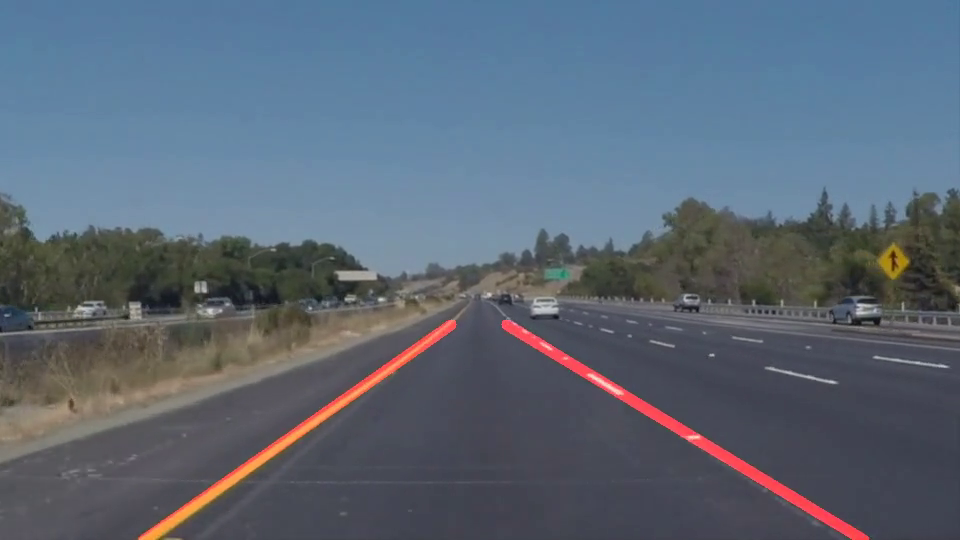
#> input picture frame 68 of test_videos_output/solidYellowLeft.mp4, 960 x 540 px
$ jupyter execute ReadVideo.ipynb   (older library calls are emulated)
#> lines starting #> are read from the running program, lines starting #| are printed output that depends on the picture; after the words box and inside, x2 and y2 are one past the last pixel; in counts of white or black regions, pixels touching at a corner belong together
[cell 1]
import matplotlib.pyplot as plt
import matplotlib.image as mpimg
import numpy as np
import cv2
import math

def grayscale(img):
    """Applies the Grayscale transform
    This will return an image with only one color channel
    but NOTE: to see the returned image as grayscale
    (assuming your grayscaled image is called 'gray')
    you should call plt.imshow(gray, cmap='gray')"""
    return cv2.cvtColor(img, cv2.COLOR_BGR2GRAY)
    # Or use BGR2GRAY if you read an image with cv2.imread()
    # return cv2.cvtColor(img, cv2.COLOR_BGR2GRAY)

def gaussian_blur(img, kernel_size):
    """Applies a Gaussian Noise kernel"""
    return cv2.GaussianBlur(img, (kernel_size, kernel_size), 0)

def canny(img, low_threshold, high_threshold):
    """Applies the Canny transform"""
    return cv2.Canny(img, low_threshold, high_threshold)

def region_of_interest(edges):
    """
    Applies an image mask.

    Only keeps the region of the image defined by the polygon
    formed from `vertices`. The rest of the image is set to black.
    """
    # Next we'll create a masked edges image using cv2.fillPoly()
    #defining a blank mask to start with
    mask = np.zeros_like(edges)
    ignore_mask_color = 255

    # This time we are defining a four sided polygon to mask
    imshape = edges.shape

    #defining a 3 channel or 1 channel color to fill the mask with depending on the input image
    if len(imshape) > 2:
        channel_count = imshape[2]  # i.e. 3 or 4 depending on your image
        ignore_mask_color = (255,) * channel_count
    else:
        ignore_mask_color = 255

    vertices = np.array([[(.51*imshape[1],imshape[0]*.58),(imshape[1]*.49, imshape[0]*.58),
                          (0, imshape[0] - 50), (imshape[1],imshape[0] - 50)]], dtype=np.int32)
    #filling pixels inside the polygon defined by "vertices" with the fill color
    cv2.fillPoly(mask, vertices, ignore_mask_color)
    #returning the image only where mask pixels are nonzero
    return cv2.bitwise_and(edges, mask)

# [13 lines left out: function weighted_img, not called in this run]

def MaskYellowAndWhite(image):
    """
    This function masks 2 colors yellow and white in an image.
    These 2 colors are very typical for laneline on highways and city roads
    Other colors are filtered out. The yellow or white pixels are preserved
    and converted to gray scale. Pixels in other colors are removed.
    This resulted gray image is the input for the next step - canny edge detection
    """
    # Convert image from BGR to HLS color space
    hls = cv2.cvtColor(image, cv2.COLOR_BGR2HLS).astype(np.float)
    # Mask yellow color in BGR color space of the image
    lower_rgb_yellow = np.array([60,150,150], dtype = "uint8")
    upper_rgb_yellow = np.array([120,250,255], dtype = "uint8")
    mask_rgb_yellow = cv2.inRange(image, lower_rgb_yellow, upper_rgb_yellow)
    rgb_y = cv2.bitwise_and(image, image, mask = mask_rgb_yellow).astype(np.uint8)
    # convert to gray scale
    rgb_y = grayscale(rgb_y)
    # Mask white color in BGR color space of the image
    lower_rgb_white = np.array([190,190,190], dtype = "uint8")
    upper_rgb_white = np.array([255,255,255], dtype = "uint8")
    mask_rgb_white = cv2.inRange(image, lower_rgb_white, upper_rgb_white)
    rgb_w = cv2.bitwise_and(image, image, mask = mask_rgb_white).astype(np.uint8)
    rgb_w = grayscale(rgb_w)
    # Mask yellow color in HLS color space
    lower_hls_yellow = np.array([20,120,80], dtype = "uint8")
    upper_hls_yellow = np.array([45,200,255], dtype = "uint8")
    mask_hls_yellow = cv2.inRange(hls, lower_hls_yellow, upper_hls_yellow)
    hls_y = cv2.bitwise_and(image, image, mask = mask_hls_yellow).astype(np.uint8)
    hls_y = grayscale(hls_y)
    # sum up the filtered images
    gray = cv2.add(rgb_y, rgb_w)
    gray = cv2.add(gray, hls_y)
    return gray

def Draw_Lines(img, lines, slope_Threshold):
    """
    This function draws detected lanelines in an image. All dectected by hough transform
    lines are seperated in 2 groups: left and right lanelines. The slops and centers of all lines
    are calculated. The lines with too small slop will be ignored. For every group average slope
    and center are determined. This slope and center represent the common detected laneline.
    Base on the slop and center values 2 end-points of left and right lanelines
    are determined. With this 2 end-points the lanelines will be drawn on the image.
    """
    rm = []
    lm = []
    rc = []
    lc = []
    line_image = np.copy(img)*0 # creating a blank to draw lines on
    imshape = img.shape

    if(lines.any()):
        for line in lines:
            # Calculate slope and center of each line
            for x1,y1,x2,y2 in line:
                if (x2 != x1) and (y2 != y1):
                    slop = (y1-y2)/(x1-x2)
                    center = [(x2 + x1)/2, (y2 + y1)/2]
                    if (slop > slope_Threshold):
                        rm.append(slop)
                        rc.append(center)
                    elif (slop < -slope_Threshold):
                        lm.append(slop)
                        lc.append(center)

        # Slope and center of the right laneline
        r_slope = np.sum(rm)/len(rm)
        r_center = np.divide(np.sum(rc, axis = 0), len(rc))
        # determine the right laneline
        if( r_slope != 0) and (len(rm) != 0):
            # determine 2 end-points of the right line
            y1r = imshape[0] * 0.6
            x1r = r_center[0] - ((r_center[1] - y1r)/r_slope)
            y2r = imshape[0]
            x2r = r_center[0] - ((r_center[1] - y2r)/r_slope)
            # draw the line on a blank image
            cv2.line(line_image,(int(x1r),int(y1r)),(int(x2r),int(y2r)),(0,0,255),10)
        else:
            print(" r_slope = 0")

        # Slope and center of the left laneline
        l_slope = np.sum(lm)/len(lm)
        l_center = np.divide(np.sum(lc, axis = 0), len(lc))
        # determine the left laneline
        if (l_slope != 0) and (len(lm) != 0):
            # determine 2 end-points of the left line
            y1l = imshape[0] * 0.6
            x1l = l_center[0] - ((l_center[1]) - y1l)/(l_slope)
            y2l = imshape[0]
            x2l = l_center[0] - ((l_center[1]) - y2l)/(l_slope)
            # draw the line on a blank image
            cv2.line(line_image,(int(x1l),int(y1l)),(int(x2l),int(y2l)),(0,0,255),10)
        else:
            print(" l_slope = 0")
    else:
        print(" No lines")

    return line_image

Old_line = []
# Define our parameters for Canny and apply
Canny_low_threshold = 100
Canny_high_threshold = 200
# Define the Hough transform parameters
rho = 1 # distance resolution in pixels of the Hough grid
theta = np.pi/180 # angular resolution in radians of the Hough grid
threshold = 30     # minimum number of votes (intersections in Hough grid cell)
min_line_length = 13 #minimum number of pixels making up a line
max_line_gap = 2    # maximum gap in pixels between connectable line segments

slope_Threshold = 0.17

cap = cv2.VideoCapture('test_videos/solidYellowLeft.mp4')
# cap = cv2.VideoCapture('test_videos/solidWhiteRight.mp4')
# cap = cv2.VideoCapture('test_videos/challenge.mp4')

while(cap.isOpened()):
    ret, frame = cap.read()
#> frame is the input picture: shape (540, 960, 3); mean B, G, R 117.8, 103.5, 91.5
    if ret == True:

        # mask yellow and white color
        gray = MaskYellowAndWhite(frame)
#> in MaskYellowAndWhite, `hls = cv2.cvtColor(image, cv2.COLOR_BGR2HLS).astype(np.float)`:
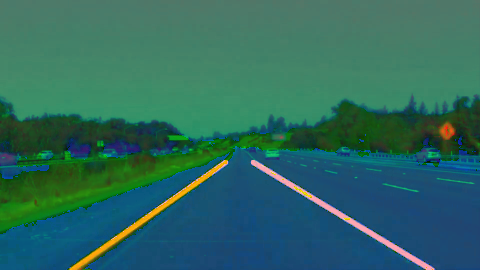
#> hls: shape (540, 960, 3) float64 (shown at 1/2 size); mean B, G, R 95.1, 104.7, 45.5
#> in MaskYellowAndWhite, `mask_rgb_yellow = cv2.inRange(image, lower_rgb_yellow, upper_rgb_yellow)`:
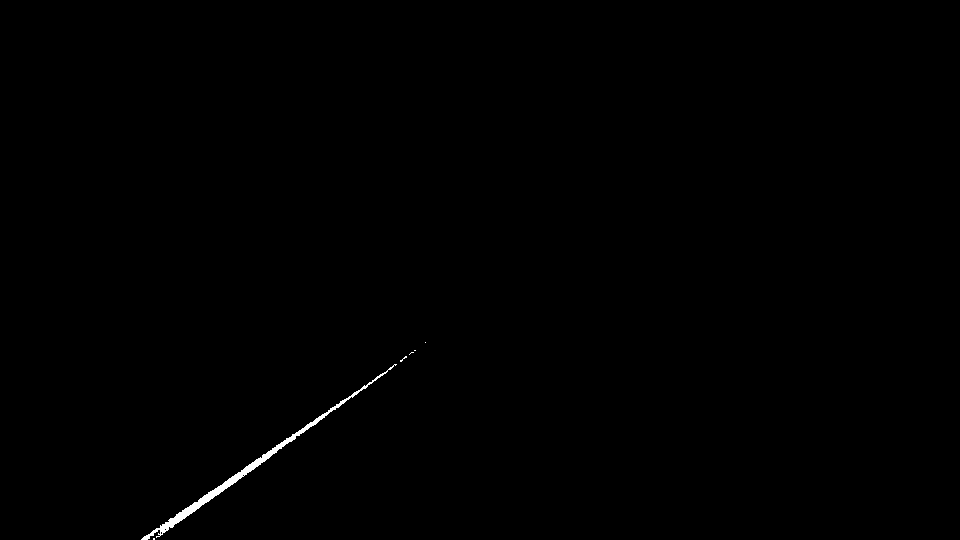
#> mask_rgb_yellow: shape (540, 960); 0.3% white; 6 white regions (5 under 20 px), largest, box (x1, y1, x2, y2) and area: (141, 364, 397, 540) 1515
#> in MaskYellowAndWhite, `mask_rgb_white = cv2.inRange(image, lower_rgb_white, upper_rgb_white)`:
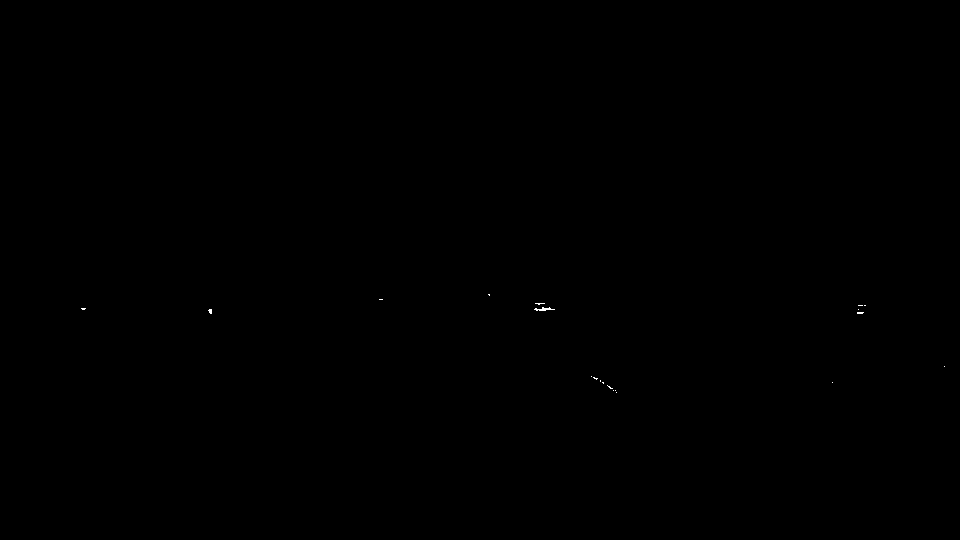
#> mask_rgb_white: shape (540, 960); 0.03% white in thin lines or dots, all inside (x1, y1, x2, y2) = (81, 294, 945, 393)

        gray = gaussian_blur(gray, 3)

        edges = canny(gray, Canny_low_threshold, Canny_high_threshold)

        masked_edges = region_of_interest(edges)
#> in region_of_interest, `cv2.fillPoly(mask, vertices, ignore_mask_color)`:
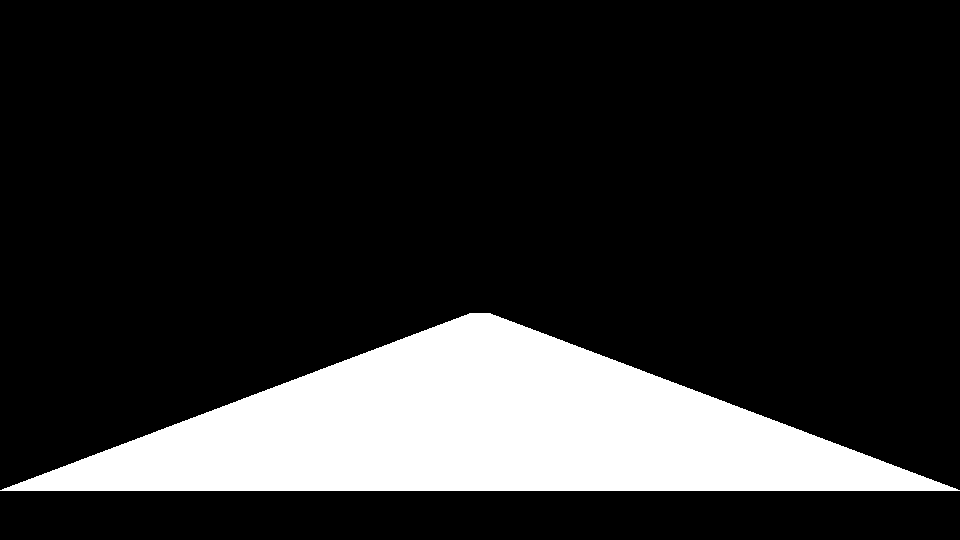
#> mask: shape (540, 960); 16.9% white; 1 white region, box (x1, y1, x2, y2) and area: (0, 313, 960, 491) 87513
#> in region_of_interest, `return cv2.bitwise_and(edges, mask)`:
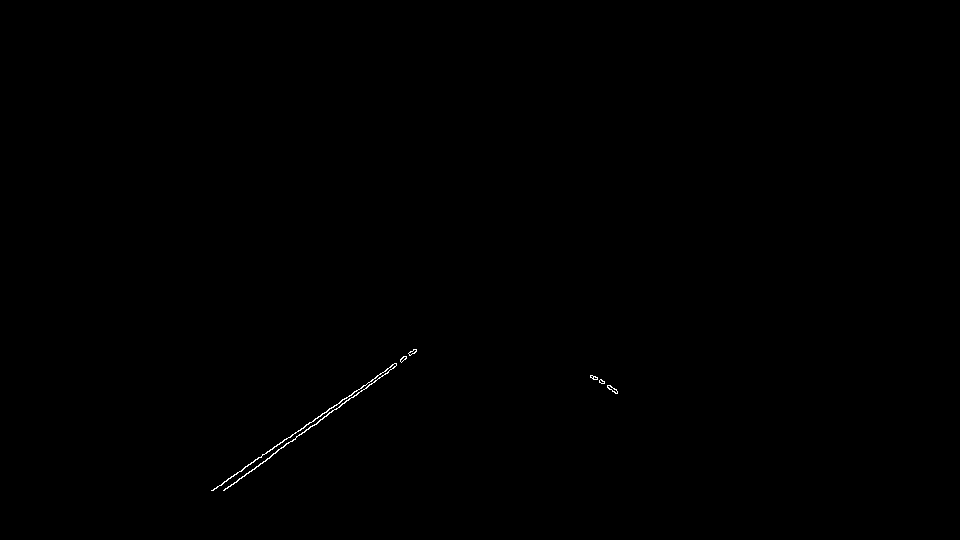
#> returned value: shape (540, 960); 0.13% white in thin lines or dots, all inside (x1, y1, x2, y2) = (211, 349, 618, 491)

        # Run Hough on edge detected image
        # Output "lines" is an array containing endpoints of detected line segments
        NewLines = cv2.HoughLinesP(masked_edges, rho, theta, threshold, np.array([]),
                                    min_line_length, max_line_gap)
#> NewLines = [[223, 490, 396, 365], [212, 490, 334, 405], [346, 398, 394, 363], [319, 420, 334, 409], [289, 437, 356, 390], [272, 454, 290, 441], [353, 397, 387, 372]]

        if len(Old_line) > 0:
            lines = np.concatenate((NewLines,Old_line), axis = 0)
        else:
            lines = np.copy(NewLines)
#> lines has the same summary as NewLines

        # Iterate over the output "lines" and draw lines on a blank image
        line_image = Draw_Lines(frame, lines, slope_Threshold)
#> the loop in Draw_Lines, `for line in lines:` made 7 passes
#> after the loop in Draw_Lines, `for line in lines:`: lc = [[309.5, 427.5], [273, 447.5], [370, 380.5], [326.5, 414.5], [322.5, 413.5], [281, 447.5], [370, 384.5]]; lm = [-0.723, -0.697, -0.729, -0.733, -0.701, -0.722, -0.735]; rc = []
#> in Draw_Lines, `r_slope = np.sum(rm)/len(rm)`: r_slope = nan
#> in Draw_Lines, `l_slope = np.sum(lm)/len(lm)`: l_slope = -0.72
#> in Draw_Lines, `l_center = np.divide(np.sum(lc, axis = 0), len(lc))`: l_center = [321.8, 416.5]
#> in Draw_Lines, `x1l = l_center[0] - ((l_center[1]) - y1l)/(l_slope)`: x1l = 450.2
#> in Draw_Lines, `x2l = l_center[0] - ((l_center[1]) - y2l)/(l_slope)`: x2l = 150.3
#> in Draw_Lines, `cv2.line(line_image,(int(x1l),int(y1l)),(int(x2l),int(y2l)),(0,0,255),..`:
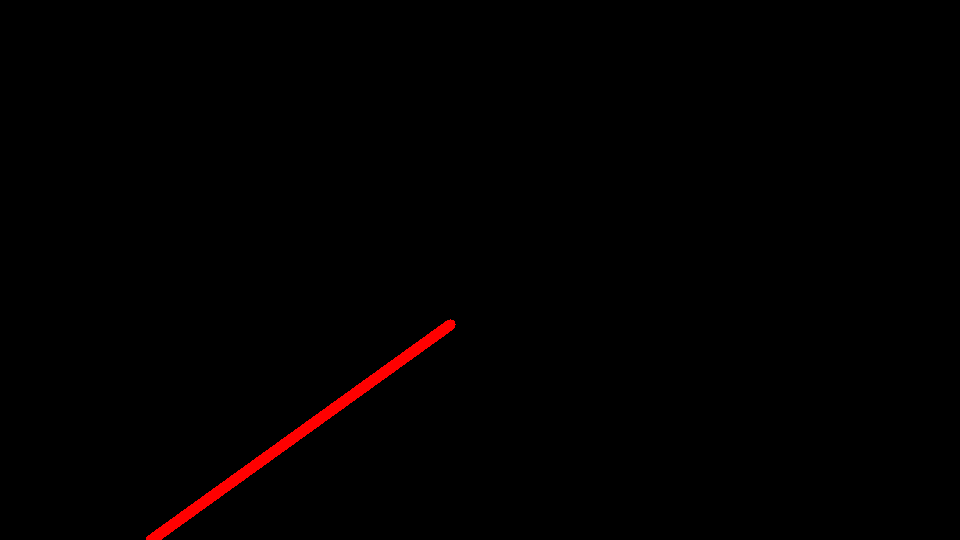
#> line_image: shape (540, 960, 3); mean B, G, R 0, 0, 2

        if len(NewLines) > 0:
            Old_line = np.copy(NewLines)
#> Old_line has the same summary as NewLines


        # Draw the lines on the edge image
        lines_edges = cv2.addWeighted(frame, 0.8, line_image, 1, 0)
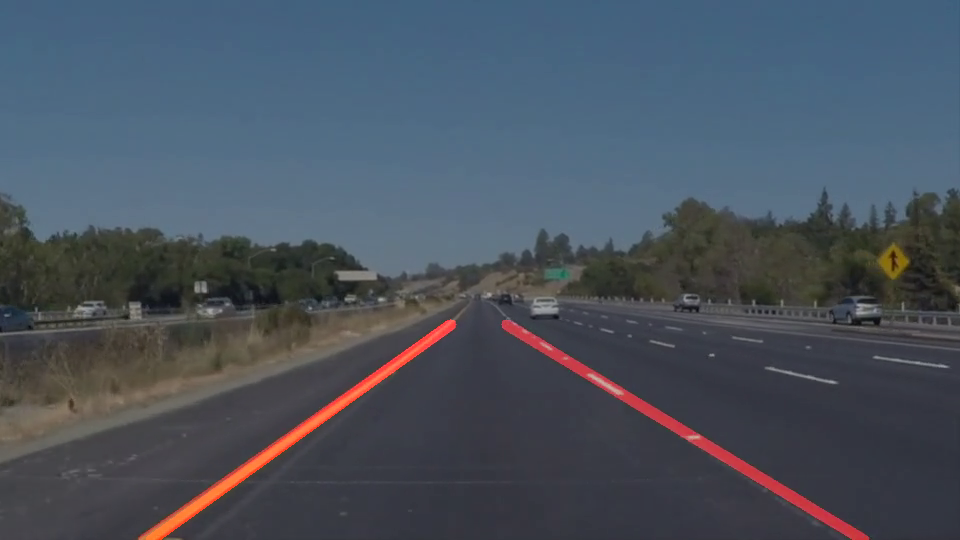
#> lines_edges: shape (540, 960, 3); mean B, G, R 94.2, 82.8, 73.8

        cv2.imshow('frame',lines_edges)
        if cv2.waitKey(1) & 0xFF == ord('q'):
#> (key q is pressed here)
            break
    else:
        break


cap.release()
cv2.destroyAllWindows()

$ run again, starting later in the video
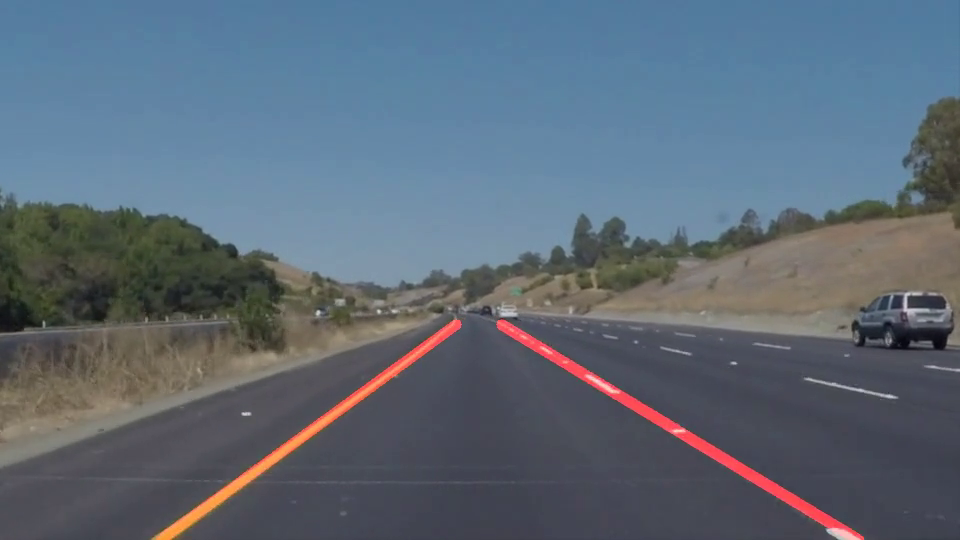
#> input picture frame 306 of test_videos_output/solidYellowLeft.mp4, 960 x 540 px
#> frame is the input picture: shape (540, 960, 3); mean B, G, R 119.1, 105.9, 93.3
#> mask_rgb_yellow: shape (540, 960); 0.29% white; 12 white regions (11 under 20 px), largest, box (x1, y1, x2, y2) and area: (157, 375, 388, 540) 1467
#> mask_rgb_white: shape (540, 960); 0.03% white in thin lines or dots, all inside (x1, y1, x2, y2) = (243, 293, 916, 538)
#> mask_hls_yellow: shape (540, 960); 0% white in thin lines or dots, all inside (x1, y1, x2, y2) = (154, 532, 181, 540)
#> mask: shape (540, 960); 16.9% white; 1 white region, box (x1, y1, x2, y2) and area: (0, 313, 960, 491) 87513
#> NewLines = [[347, 406, 395, 370], [282, 448, 381, 378], [256, 474, 277, 458], [282, 454, 298, 442], [395, 368, 412, 354], [369, 386, 385, 374], [250, 471, 292, 442], [317, 427, 341, 410], [295, 445, 325, 422], [396, 370, 414, 357], [235, 490, 263, 469], [237, 480, 257, 467]]
#> lines has the same summary as NewLines
#> the loop in Draw_Lines, `for line in lines:` made 12 passes
#> after the loop in Draw_Lines, `for line in lines:`: lc = [[371, 388], [331.5, 413], [266.5, 466], [290, 448], [403.5, 361], [377, 380], [271, 456.5], [329, 418.5], [310, 433.5], [405, 363.5], [249, 479.5], [247, 473.5]]; lm = [-0.75, -0.707, -0.762, -0.75, -0.824, -0.75, -0.69, -0.708, -0.767, -0.722, -0.75, -0.65]; rc = []
#> r_slope = nan
#> l_slope = -0.736
#> l_center = [320.9, 423.4]
#> x1l = 456
#> x2l = 162.4
#> in Draw_Lines, `cv2.line(line_image,(int(x1l),int(y1l)),(int(x2l),int(y2l)),(0,0,255),..`:
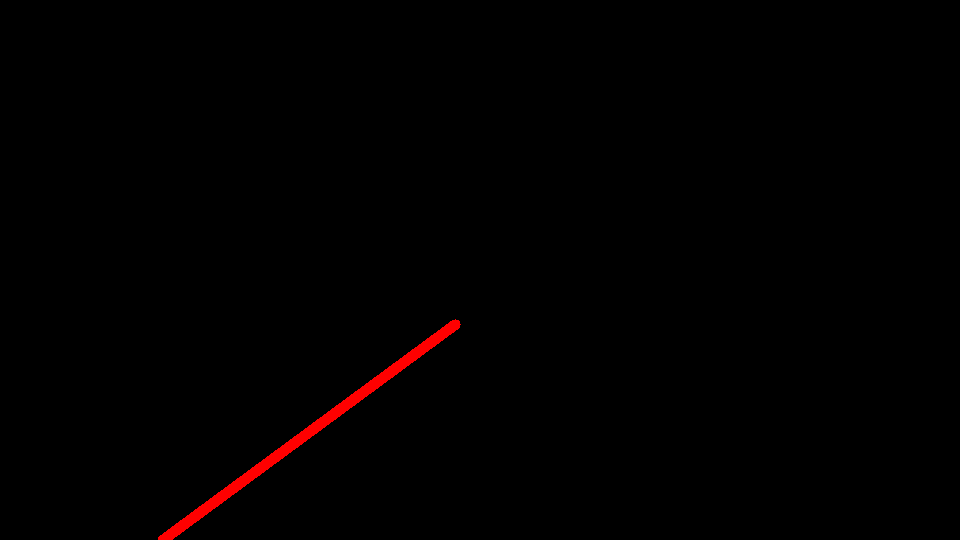
#> line_image: shape (540, 960, 3); mean B, G, R 0, 0, 1.9
#> Old_line has the same summary as NewLines
#> `lines_edges = cv2.addWeighted(frame, 0.8, line_image, 1, 0)`:
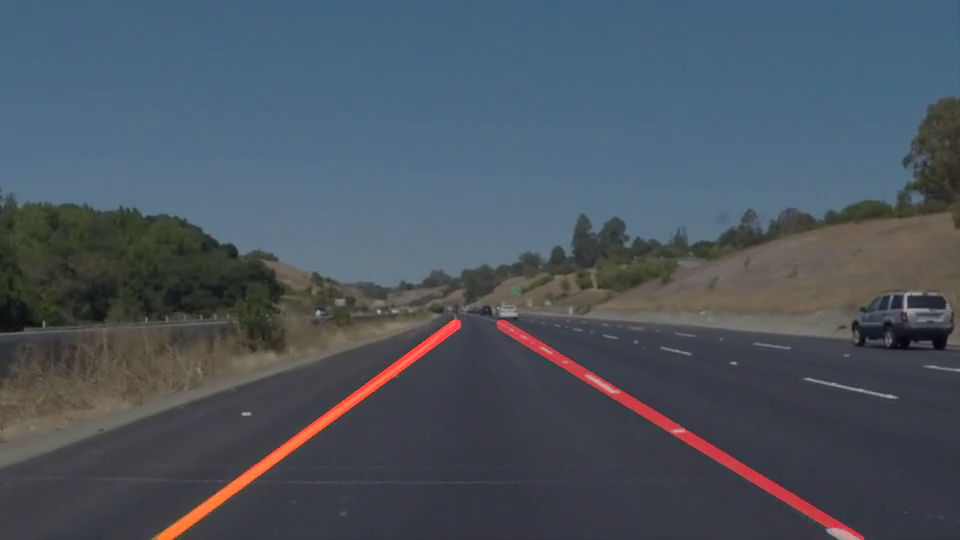
#> lines_edges: shape (540, 960, 3); mean B, G, R 95.3, 84.7, 75.1
